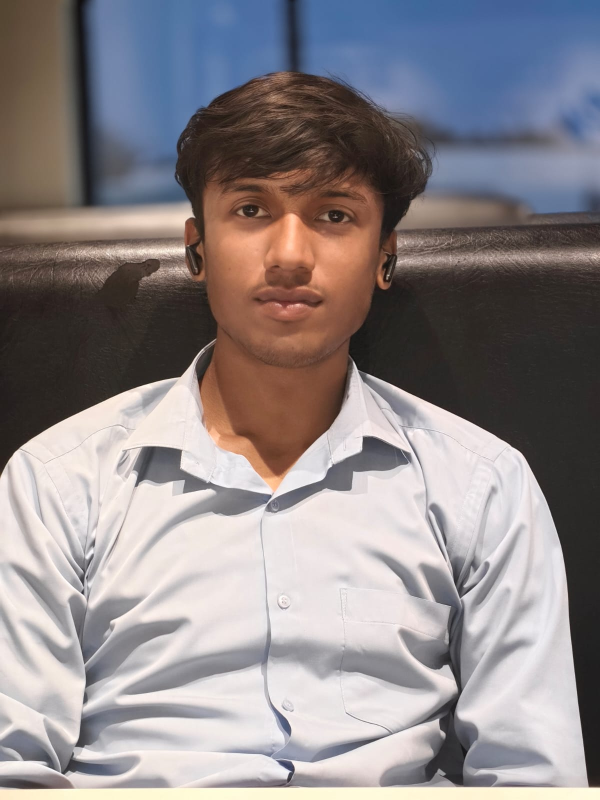
#> input picture assets/WhatsApp Image 2026-07-14 at 3.32.12 PM.jpeg, 1200 x 1600 px (shown at 1/2 size)
$ python -i preprocess.py   (imports and definitions only)
#> lines starting #> are read from the running program, lines starting #| are printed output that depends on the picture
#> further down, picture is the input picture: shape (1600, 1200, 3); mean B, G, R 136.9, 134.6, 141.3
# Copyright (c) 2026 Huzaifa
# Licensed under the Apache License, Version 2.0

"""Clip preprocessing shared by feature extraction, ONNX parity and the Pi.

Only numpy + OpenCV, so the exact same code runs on Kaggle and on the Pi.
"""

import cv2
import numpy as np

from . import spec

CROP_MODES = ("center", "squash")


def to_gray3(frame_bgr):
    """Grayscale replicated to 3 channels (night-vision / NoIR consistency)."""
    if frame_bgr.ndim == 2:
        gray = frame_bgr
    else:
        gray = cv2.cvtColor(frame_bgr, cv2.COLOR_BGR2GRAY)
    return cv2.merge([gray, gray, gray])


def resize_short_side(frame, short_side=spec.SHORT_SIDE):
#> called with short_side = 182
    h, w = frame.shape[:2]
#> h = 1600; w = 1200
    if h <= w:
        new_h, new_w = short_side, int(round(w * short_side / h))
    else:
        new_h, new_w = int(round(h * short_side / w)), short_side
#> new_h = 243; new_w = 182
    return cv2.resize(frame, (new_w, new_h), interpolation=cv2.INTER_LINEAR)
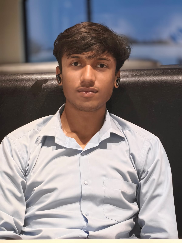
#> returned value: shape (243, 182, 3); mean of channels 0, 1, 2 136.9, 134.6, 141.3; drawn as B, G, R


def center_crop(frame, size=spec.CROP_SIZE):
#> called with size = 160
    h, w = frame.shape[:2]
#> h = 243; w = 182
    top = max(0, (h - size) // 2)
#> top = 41
    left = max(0, (w - size) // 2)
#> left = 11
    return frame[top:top + size, left:left + size]
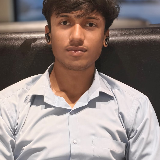
#> returned value: shape (160, 160, 3); mean of channels 0, 1, 2 129.7, 133.8, 147.7; drawn as B, G, R


def prepare_frame(frame_bgr, gray3=False, crop_mode="center"):
    """One BGR (or gray) uint8 frame -> RGB uint8 CROP_SIZE x CROP_SIZE x 3.

    crop_mode="center": resize short side to 182, center crop 160 (default,
    cuts ~1/3 of a 4:3 frame's width). crop_mode="squash": resize the full
    frame to 160x160 so edge events are kept (crop ablation).
    """
    if crop_mode not in CROP_MODES:
        raise ValueError(f"crop_mode must be one of {CROP_MODES}, got {crop_mode!r}")
    if gray3 or frame_bgr.ndim == 2:
        frame_bgr = to_gray3(frame_bgr)
    if crop_mode == "center":
        out = center_crop(resize_short_side(frame_bgr))
    else:
        out = cv2.resize(frame_bgr, (spec.CROP_SIZE, spec.CROP_SIZE), interpolation=cv2.INTER_AREA)
    return cv2.cvtColor(out, cv2.COLOR_BGR2RGB)


def frames_to_clip(frames_bgr, gray3=False, crop_mode="center"):
    """List of CLIP_LEN frames -> float32 array (3, T, H, W), normalised."""
    if len(frames_bgr) != spec.CLIP_LEN:
        raise ValueError(f"expected {spec.CLIP_LEN} frames, got {len(frames_bgr)}")
    rgb = np.stack([prepare_frame(f, gray3, crop_mode) for f in frames_bgr])  # T,H,W,3
    x = rgb.astype(np.float32) / 255.0
    x = (x - np.asarray(spec.MEAN, np.float32)) / np.asarray(spec.STD, np.float32)
    return np.ascontiguousarray(x.transpose(3, 0, 1, 2))  # 3,T,H,W


# --- Temporal sampling ------------------------------------------------------

def clip_indices(center, num_frames, clip_len=spec.CLIP_LEN, stride=spec.FRAME_STRIDE):
    """Frame indices of a clip centred on ``center`` (clamped to the video)."""
    offsets = (np.arange(clip_len) - (clip_len - 1) / 2.0) * stride
    idx = np.round(center + offsets).astype(int)
    return np.clip(idx, 0, max(0, num_frames - 1))


def segment_bounds(num_frames, n_segments=spec.N_SEGMENTS):
    """[start, end) frame bounds of ``n_segments`` equal temporal segments."""
    edges = np.linspace(0, num_frames, n_segments + 1)
    starts = np.floor(edges[:-1]).astype(int)
    ends = np.maximum(np.floor(edges[1:]).astype(int), starts + 1)
    return np.stack([starts, ends], axis=1)


def segment_clip_indices(num_frames, n_segments=spec.N_SEGMENTS,
                         clip_len=spec.CLIP_LEN, stride=spec.FRAME_STRIDE):
    """(n_segments, clip_len) frame indices: one clip centred per segment."""
    bounds = segment_bounds(num_frames, n_segments)
    centers = (bounds[:, 0] + bounds[:, 1] - 1) / 2.0
    return np.stack([clip_indices(c, num_frames, clip_len, stride) for c in centers])


def clip_timestamps(t_end, clip_len=spec.CLIP_LEN, step_sec=spec.FRAME_STEP_SEC):
    """Target timestamps (seconds) of a live clip that ends at ``t_end``."""
    return t_end - (clip_len - 1 - np.arange(clip_len)) * step_sec

>>> import cv2
>>> picture = cv2.imread('../assets/WhatsApp Image 2026-07-14 at 3.32.12 PM.jpeg')
>>> result = prepare_frame(picture)

$ run again, on assets/Hardware_1.jpeg
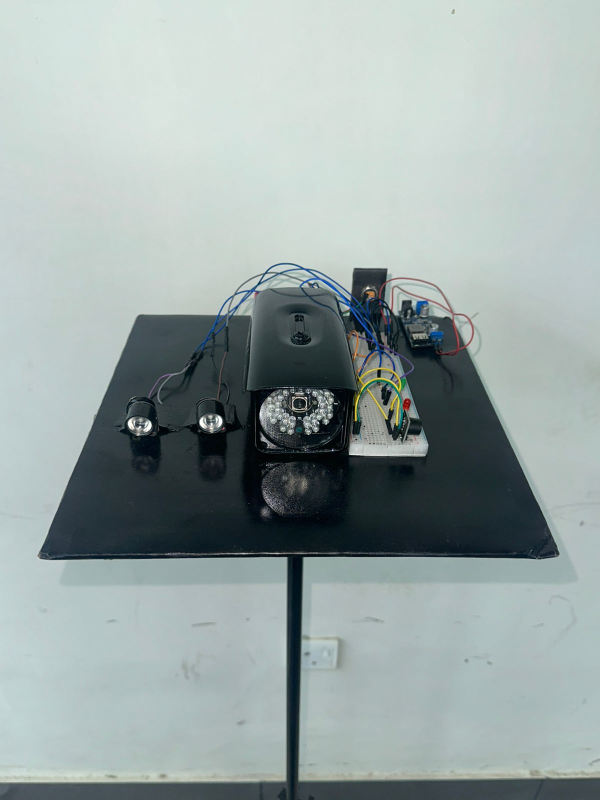
#> input picture assets/Hardware_1.jpeg, 1200 x 1600 px (shown at 1/2 size)
#> picture is the input picture: shape (1600, 1200, 3); mean B, G, R 165, 166.2, 153.7
#> in resize_short_side, `return cv2.resize(frame, (new_w, new_h), interpolation=cv2.INTER_LINEAR)`:
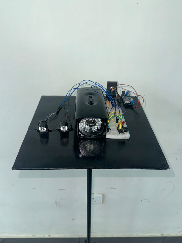
#> returned value: shape (243, 182, 3); mean of channels 0, 1, 2 165, 166.1, 153.7; drawn as B, G, R
#> in center_crop, `h, w = frame.shape[:2]`: h = 243; w = 182
#> top = 41
#> left = 11
#> in center_crop, `return frame[top:top + size, left:left + size]`:
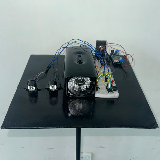
#> returned value: shape (160, 160, 3); mean of channels 0, 1, 2 143.6, 143.8, 131.7; drawn as B, G, R
